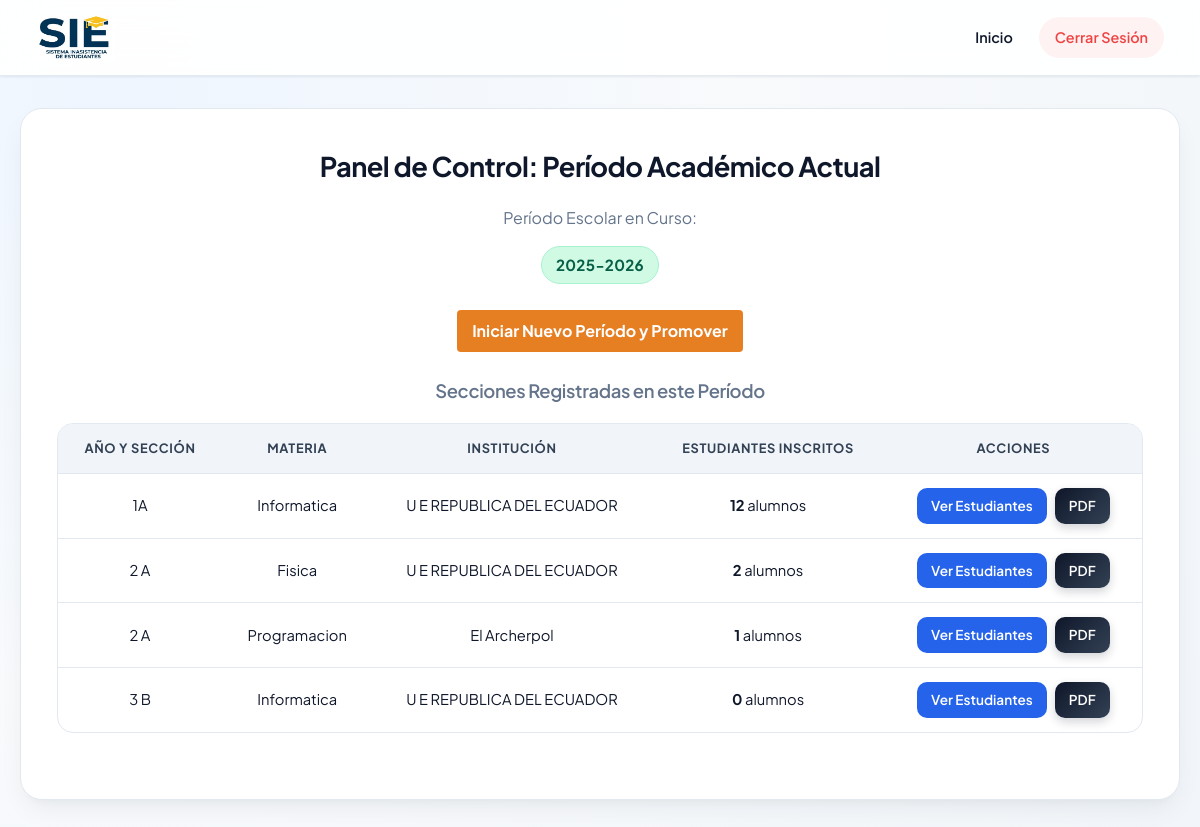
The app's page /visual/admin_periodos.php (signed in) with its own data.
### tables this page shows
CREATE TABLE `periodos_academicos` (
  `id_periodo` int(11) NOT NULL AUTO_INCREMENT,
  `nombre_periodo` varchar(50) NOT NULL,
  `activo` tinyint(1) DEFAULT 0,
  PRIMARY KEY (`id_periodo`)
);

CREATE TABLE `secciones` (
  `id_seccion` int(11) NOT NULL AUTO_INCREMENT,
  `nombre_seccion` varchar(50) NOT NULL,
  `id_institucion` int(11) NOT NULL,
  `id_docente` int(11) NOT NULL,
  `id_materia` int(11) NOT NULL,
  `id_periodo` int(11) DEFAULT 1,
  PRIMARY KEY (`id_seccion`),
  KEY `fk_secciones_periodos` (`id_periodo`),
  KEY `fk_secciones_institucion` (`id_institucion`),
  KEY `fk_secciones_docente` (`id_docente`),
  KEY `fk_secciones_materia` (`id_materia`),
  CONSTRAINT `fk_secciones_docente` FOREIGN KEY (`id_docente`) REFERENCES `docentes` (`id_docente`) ON UPDATE CASCADE,
  CONSTRAINT `fk_secciones_institucion` FOREIGN KEY (`id_institucion`) REFERENCES `instituciones` (`id_institucion`) ON UPDATE CASCADE,
  CONSTRAINT `fk_secciones_materia` FOREIGN KEY (`id_materia`) REFERENCES `materias` (`id_materia`) ON UPDATE CASCADE,
  CONSTRAINT `fk_secciones_periodos` FOREIGN KEY (`id_periodo`) REFERENCES `periodos_academicos` (`id_periodo`) ON UPDATE CASCADE
);

CREATE TABLE `materias` (
  `id_materia` int(11) NOT NULL AUTO_INCREMENT,
  `nombre_materia` varchar(50) NOT NULL,
  `id_docente` int(11) NOT NULL,
  PRIMARY KEY (`id_materia`),
  KEY `fk_materias_docente` (`id_docente`),
  CONSTRAINT `fk_materias_docente` FOREIGN KEY (`id_docente`) REFERENCES `docentes` (`id_docente`) ON UPDATE CASCADE
);

CREATE TABLE `instituciones` (
  `id_institucion` int(11) NOT NULL AUTO_INCREMENT,
  `nombre` varchar(150) NOT NULL,
  `direccion` varchar(200) NOT NULL,
  PRIMARY KEY (`id_institucion`)
);

### visual/admin_periodos.php (the view, shortened to what this page needs)
<?php
require_once __DIR__ . '/../config/conexion.php';
$res_periodo = $conn->query("SELECT * FROM periodos_academicos WHERE activo = 1 LIMIT 1");
$periodo_activo = $res_periodo ? $res_periodo->fetch_assoc() : null;
$id_periodo_activo = (int) ($periodo_activo['id_periodo'] ?? 0);
$query = "
    SELECT s.id_seccion, s.nombre_seccion, m.nombre_materia, i.nombre AS nombre_institucion,
           (SELECT COUNT(*) FROM estudiantes e WHERE e.id_seccion = s.id_seccion) AS total_estudiantes
    FROM secciones s
    INNER JOIN materias m ON s.id_materia = m.id_materia
    LEFT JOIN instituciones i ON s.id_institucion = i.id_institucion
    WHERE s.id_periodo = ?
    ORDER BY s.nombre_seccion
";
$stmt_secciones = $conn->prepare($query);
$stmt_secciones->bind_param("i", $id_periodo_activo);
$stmt_secciones->execute();
$resultado_secciones = $stmt_secciones->get_result();
?>
<!DOCTYPE html>
<html lang="es">
<head>
    <link rel="stylesheet" href="../css/estilos.css">
</head>
<body>
    <header class="header-fijo">
        <div class="logo">
            <img src="logo.png" alt="Logo">
        </div>
        <nav>
            <ul>
                <li><a href="../api/dashboard.php">Inicio</a></li>
                <li><a href="../api/logout.php">Cerrar Sesión</a></li>
            </ul>
        </nav>
    </header>
    <div class="container">
        <h2>Panel de Control: Período Académico Actual</h2>
        <div class="info-box">
            <p>Período Escolar en Curso:</p>
            <span class="periodo-badge">
                <?php echo htmlspecialchars($periodo_activo['nombre_periodo'] ?? 'No hay período activo configurado'); ?>
            </span>
            <br><br>
            <a href="promover_periodo.php" style="background-color: #e67e22; color: white; padding: 8px 15px; text-decoration: none; border-radius: 4px; font-weight: bold; display: inline-block;">
                Iniciar Nuevo Período y Promover
            </a>
        </div>
        <h3>Secciones Registradas en este Período</h3>
        <table>
            <thead>
                <tr>
                    <th>Año y Sección</th>
                    <th>Materia</th>
                    <th>Institución</th>
                    <th>Estudiantes Inscritos</th>
                    <th>Acciones</th>
                </tr>
            </thead>
            <tbody>
                <?php
                if ($resultado_secciones && $resultado_secciones->num_rows > 0) {
                    while ($sec = $resultado_secciones->fetch_assoc()) {
                ?>
                <tr>
                    <td><?php echo htmlspecialchars($sec['nombre_seccion']); ?></td>
                    <td><?php echo htmlspecialchars($sec['nombre_materia']); ?></td>
                    <td><?php echo htmlspecialchars($sec['nombre_institucion'] ?? 'N/A'); ?></td>
                    <td><strong><?php echo (int) $sec['total_estudiantes']; ?></strong> alumnos</td>
                    <td>
                        <div class="acciones-container">
                            <a href="../api/ver_estudiantes_seccion.php?id_seccion=<?php echo (int) $sec['id_seccion']; ?>" class="btn-ver">Ver Estudiantes</a>
                            <a href="../api/generar_pdf.php?tipo=estudiantes_seccion&id_seccion=<?php echo (int) $sec['id_seccion']; ?>" class="btn-pdf">PDF</a>
                        </div>
                    </td>
                </tr>
                <?php
                    }
                } else {
                    echo "<tr><td colspan='5'>No hay secciones configuradas para el período académico activo.</td></tr>";
                }
                ?>
            </tbody>
        </table>
    </div>
</body>
</html>

### css/estilos.css (style rules this page uses)
:root { --primary: #2563eb; --primary-hover: #1d4ed8; --primary-soft: #eff6ff; --secondary: #0f172a; --success: #10b981; --success-hover: #059669; --success-soft: #ecfdf5; --warning: #f59e0b; --warning-hover: #d97706; --warning-soft: #fffbeb; --danger: #ef4444; --danger-hover: #dc2626; --danger-soft: #fef2f2; --bg-main: #f8fafc; --bg-gradient: radial-gradient(circle at 10% 10%, #eff6ff 0%, #f8fafc 45%, #f1f5f9 100%); --surface: #ffffff; --text-main: #0f172a; --text-muted: #64748b; --border-color: #e2e8f0; --radius-sm: 10px; --radius-md: 16px; --radius-lg: 22px; --shadow-sm: 0 1px 3px rgba(15, 23, 42, 0.05), 0 1px 2px rgba(15, 23, 42, 0.03); --shadow-md: 0 12px 28px -6px rgba(15, 23, 42, 0.07), 0 8px 12px -6px rgba(15, 23, 42, 0.04); --shadow-lg: 0 22px 40px -12px rgba(37, 99, 235, 0.16), 0 12px 18px -6px rgba(15, 23, 42, 0.05); }
* { box-sizing: border-box; }
html { scroll-behavior: smooth; }
body { font-family: 'Plus Jakarta Sans', 'Segoe UI', system-ui, -apple-system, sans-serif; background: var(--bg-gradient); background-attachment: fixed; color: var(--text-main); margin: 0; padding: 0; line-height: 1.6; min-height: 100vh; -webkit-font-smoothing: antialiased; }
.header-fijo { position: fixed; top: 0; left: 0; width: 100%; height: 76px; display: flex; justify-content: space-between; align-items: center; gap: 20px; background: rgba(255, 255, 255, 0.9); backdrop-filter: blur(16px); -webkit-backdrop-filter: blur(16px); padding: 10px 36px; border-bottom: 1px solid rgba(226, 232, 240, 0.9); box-shadow: var(--shadow-sm); z-index: 1000; }
.logo { display: flex; align-items: center; gap: 12px; }
.logo img { height: 48px; width: auto; object-fit: contain; transition: transform 0.2s ease; }
nav { display: flex; justify-content: flex-end; align-items: center; gap: 10px; }
nav ul { display: flex; align-items: center; list-style: none; margin: 0; padding: 0; gap: 10px; }
nav ul li { margin: 0; }
nav ul li a, nav > a { text-decoration: none; color: var(--text-main); font-weight: 600; font-size: 0.9rem; padding: 9px 16px; border-radius: 999px; transition: all 0.2s ease; display: inline-flex; align-items: center; gap: 6px; }
nav ul li a[href*="logout.php"], nav > a[href*="iniciar_sesion"], nav > a[href*="login_profesor"] { background: var(--primary-soft); color: var(--primary); }
nav ul li a[href*="logout.php"] { background: var(--danger-soft); color: var(--danger) !important; }
.container, .dashboard-container { max-width: 1160px; margin: 108px auto 50px auto; padding: 36px; background: var(--surface); border-radius: var(--radius-lg); border: 1px solid var(--border-color); box-shadow: var(--shadow-md); text-align: center; }
h1, h2, h3 { color: var(--secondary); font-weight: 700; letter-spacing: -0.02em; }
h2 { font-size: 1.7rem; margin: 0 auto 12px auto; display: block; width: auto; }
h3 { font-size: 1.15rem; color: var(--text-muted); font-weight: 600; margin-top: 6px; }
p { color: var(--text-muted); }
.btn-editar, .btn-eliminar, .btn-ver, .btn-volver, .btn-limpiar, .btn-pdf { display: inline-flex; align-items: center; justify-content: center; gap: 6px; padding: 7px 14px; border-radius: var(--radius-sm); font-size: 0.85rem; font-weight: 600; text-decoration: none; color: #ffffff; transition: all 0.2s ease; }
.btn-pdf { background: linear-gradient(135deg, #0f172a 0%, #334155 100%); color: #ffffff; box-shadow: 0 4px 10px rgba(15, 23, 42, 0.18); }
.btn-ver { background-color: var(--primary); }
.acciones-container { display: flex; justify-content: center; align-items: center; gap: 8px; }
.periodo-badge, .badge { display: inline-block; padding: 6px 14px; border-radius: 999px; font-weight: 700; font-size: 0.82rem; letter-spacing: 0.02em; }
.periodo-badge { background: #d1fae5; color: #065f46; border: 1px solid #a7f3d0; font-size: 0.95rem; }
table { width: 92%; max-width: 1100px; margin: 16px auto 30px auto; border-collapse: separate; border-spacing: 0; background: var(--surface); border-radius: var(--radius-md); overflow: hidden; box-shadow: var(--shadow-md); border: 1px solid var(--border-color); font-size: 0.92rem; }
.container table, form table { width: 100%; box-shadow: none; }
th, td { padding: 14px 16px; text-align: center; border-bottom: 1px solid var(--border-color); }
th { background: #f1f5f9; color: #334155; font-weight: 700; font-size: 0.8rem; text-transform: uppercase; letter-spacing: 0.05em; }
tr:last-child td { border-bottom: none; }
tbody tr { transition: background-color 0.15s ease; }

### records on screen
periodos_academicos: nombre_periodo "2025-2026"
secciones: nombre_seccion "1A", id_materia.nombre_materia "Informatica", id_institucion.nombre "U E REPUBLICA DEL ECUADOR", total_estudiantes "12"
secciones: nombre_seccion "2 A", id_materia.nombre_materia "Fisica", id_institucion.nombre "U E REPUBLICA DEL ECUADOR", total_estudiantes "2"
secciones: nombre_seccion "2 A", id_materia.nombre_materia "Programacion", id_institucion.nombre "El Archerpol", total_estudiantes "1"
secciones: nombre_seccion "3 B", id_materia.nombre_materia "Informatica", id_institucion.nombre "U E REPUBLICA DEL ECUADOR", total_estudiantes "0"
